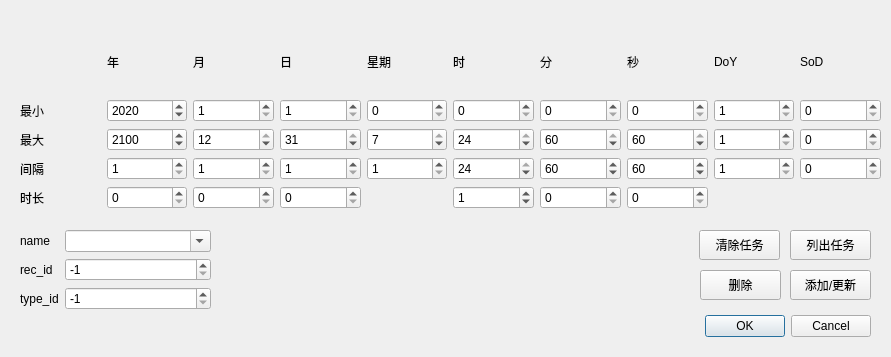
<?xml version="1.0" encoding="UTF-8"?>
<ui version="4.0">
 <class>Dialog</class>
 <widget class="QDialog" name="Dialog">
  <property name="geometry">
   <rect>
    <x>0</x>
    <y>0</y>
    <width>891</width>
    <height>357</height>
   </rect>
  </property>
  <property name="windowTitle">
   <string>Dialog</string>
  </property>
  <widget class="QDialogButtonBox" name="buttonBox">
   <property name="geometry">
    <rect>
     <x>700</x>
     <y>310</y>
     <width>171</width>
     <height>32</height>
    </rect>
   </property>
   <property name="orientation">
    <enum>Qt::Horizontal</enum>
   </property>
   <property name="standardButtons">
    <set>QDialogButtonBox::Cancel|QDialogButtonBox::Ok</set>
   </property>
  </widget>
  <widget class="QWidget" name="gridLayoutWidget">
   <property name="geometry">
    <rect>
     <x>20</x>
     <y>30</y>
     <width>861</width>
     <height>179</height>
    </rect>
   </property>
   <layout class="QGridLayout" name="gridLayout">
    <item row="2" column="7">
     <widget class="QSpinBox" name="sec_max">
      <property name="maximum">
       <number>60</number>
      </property>
      <property name="value">
       <number>60</number>
      </property>
     </widget>
    </item>
    <item row="0" column="4">
     <widget class="QLabel" name="week_label">
      <property name="text">
       <string>星期</string>
      </property>
     </widget>
    </item>
    <item row="4" column="0">
     <widget class="QLabel" name="t_long_label">
      <property name="text">
       <string>时长</string>
      </property>
     </widget>
    </item>
    <item row="3" column="7">
     <widget class="QSpinBox" name="sec_period">
      <property name="suffix">
       <string/>
      </property>
      <property name="prefix">
       <string/>
      </property>
      <property name="minimum">
       <number>1</number>
      </property>
      <property name="value">
       <number>60</number>
      </property>
     </widget>
    </item>
    <item row="3" column="0">
     <widget class="QLabel" name="period_label">
      <property name="text">
       <string>间隔</string>
      </property>
     </widget>
    </item>
    <item row="0" column="8">
     <widget class="QLabel" name="doy_label">
      <property name="text">
       <string>DoY</string>
      </property>
     </widget>
    </item>
    <item row="1" column="6">
     <widget class="QSpinBox" name="minu_min">
      <property name="maximum">
       <number>60</number>
      </property>
     </widget>
    </item>
    <item row="0" column="2">
     <widget class="QLabel" name="mon_label">
      <property name="text">
       <string>月</string>
      </property>
     </widget>
    </item>
    <item row="4" column="2">
     <widget class="QSpinBox" name="mon_long">
      <property name="minimum">
       <number>0</number>
      </property>
      <property name="maximum">
       <number>12</number>
      </property>
      <property name="value">
       <number>0</number>
      </property>
     </widget>
    </item>
    <item row="2" column="5">
     <widget class="QSpinBox" name="hour_max">
      <property name="maximum">
       <number>24</number>
      </property>
      <property name="value">
       <number>24</number>
      </property>
     </widget>
    </item>
    <item row="4" column="3">
     <widget class="QSpinBox" name="day_long">
      <property name="minimum">
       <number>0</number>
      </property>
      <property name="maximum">
       <number>31</number>
      </property>
      <property name="value">
       <number>0</number>
      </property>
     </widget>
    </item>
    <item row="1" column="1">
     <widget class="QSpinBox" name="year_min">
      <property name="minimum">
       <number>1970</number>
      </property>
      <property name="maximum">
       <number>9999</number>
      </property>
      <property name="value">
       <number>2020</number>
      </property>
     </widget>
    </item>
    <item row="1" column="7">
     <widget class="QSpinBox" name="sec_min"/>
    </item>
    <item row="1" column="4">
     <widget class="QSpinBox" name="week_min">
      <property name="minimum">
       <number>0</number>
      </property>
      <property name="maximum">
       <number>7</number>
      </property>
      <property name="value">
       <number>0</number>
      </property>
     </widget>
    </item>
    <item row="1" column="3">
     <widget class="QSpinBox" name="day_min">
      <property name="minimum">
       <number>1</number>
      </property>
      <property name="maximum">
       <number>31</number>
      </property>
     </widget>
    </item>
    <item row="3" column="6">
     <widget class="QSpinBox" name="minu_period">
      <property name="minimum">
       <number>1</number>
      </property>
      <property name="value">
       <number>60</number>
      </property>
     </widget>
    </item>
    <item row="3" column="2">
     <widget class="QSpinBox" name="mon_period">
      <property name="minimum">
       <number>1</number>
      </property>
      <property name="maximum">
       <number>12</number>
      </property>
     </widget>
    </item>
    <item row="1" column="2">
     <widget class="QSpinBox" name="mon_min">
      <property name="minimum">
       <number>1</number>
      </property>
      <property name="maximum">
       <number>12</number>
      </property>
     </widget>
    </item>
    <item row="2" column="3">
     <widget class="QSpinBox" name="day_max">
      <property name="minimum">
       <number>1</number>
      </property>
      <property name="maximum">
       <number>31</number>
      </property>
      <property name="value">
       <number>31</number>
      </property>
     </widget>
    </item>
    <item row="3" column="5">
     <widget class="QSpinBox" name="hour_period">
      <property name="minimum">
       <number>1</number>
      </property>
      <property name="maximum">
       <number>24</number>
      </property>
      <property name="value">
       <number>24</number>
      </property>
     </widget>
    </item>
    <item row="4" column="1">
     <widget class="QSpinBox" name="year_long">
      <property name="minimum">
       <number>0</number>
      </property>
      <property name="maximum">
       <number>9999</number>
      </property>
      <property name="value">
       <number>0</number>
      </property>
     </widget>
    </item>
    <item row="0" column="6">
     <widget class="QLabel" name="minu_label">
      <property name="text">
       <string>分</string>
      </property>
     </widget>
    </item>
    <item row="4" column="6">
     <widget class="QSpinBox" name="minu_long">
      <property name="minimum">
       <number>0</number>
      </property>
      <property name="maximum">
       <number>9999</number>
      </property>
      <property name="value">
       <number>0</number>
      </property>
     </widget>
    </item>
    <item row="2" column="4">
     <widget class="QSpinBox" name="week_max">
      <property name="minimum">
       <number>1</number>
      </property>
      <property name="maximum">
       <number>7</number>
      </property>
      <property name="value">
       <number>7</number>
      </property>
     </widget>
    </item>
    <item row="2" column="1">
     <widget class="QSpinBox" name="year_max">
      <property name="minimum">
       <number>1970</number>
      </property>
      <property name="maximum">
       <number>9999</number>
      </property>
      <property name="singleStep">
       <number>1</number>
      </property>
      <property name="value">
       <number>2100</number>
      </property>
     </widget>
    </item>
    <item row="4" column="5">
     <widget class="QSpinBox" name="hour_long">
      <property name="minimum">
       <number>0</number>
      </property>
      <property name="maximum">
       <number>24</number>
      </property>
      <property name="value">
       <number>1</number>
      </property>
     </widget>
    </item>
    <item row="0" column="5">
     <widget class="QLabel" name="hour_label">
      <property name="text">
       <string>时</string>
      </property>
     </widget>
    </item>
    <item row="1" column="0">
     <widget class="QLabel" name="min_label">
      <property name="text">
       <string>最小</string>
      </property>
     </widget>
    </item>
    <item row="1" column="5">
     <widget class="QSpinBox" name="hour_min">
      <property name="maximum">
       <number>24</number>
      </property>
     </widget>
    </item>
    <item row="2" column="0">
     <widget class="QLabel" name="max_label">
      <property name="text">
       <string>最大</string>
      </property>
     </widget>
    </item>
    <item row="4" column="7">
     <widget class="QSpinBox" name="sec_long">
      <property name="minimum">
       <number>0</number>
      </property>
      <property name="maximum">
       <number>9999</number>
      </property>
      <property name="value">
       <number>0</number>
      </property>
     </widget>
    </item>
    <item row="3" column="4">
     <widget class="QSpinBox" name="week_period">
      <property name="minimum">
       <number>1</number>
      </property>
     </widget>
    </item>
    <item row="2" column="6">
     <widget class="QSpinBox" name="minu_max">
      <property name="maximum">
       <number>60</number>
      </property>
      <property name="value">
       <number>60</number>
      </property>
     </widget>
    </item>
    <item row="3" column="1">
     <widget class="QSpinBox" name="year_period">
      <property name="minimum">
       <number>1</number>
      </property>
      <property name="maximum">
       <number>9999</number>
      </property>
     </widget>
    </item>
    <item row="0" column="7">
     <widget class="QLabel" name="sec_label">
      <property name="text">
       <string>秒</string>
      </property>
     </widget>
    </item>
    <item row="3" column="3">
     <widget class="QSpinBox" name="day_period">
      <property name="minimum">
       <number>1</number>
      </property>
     </widget>
    </item>
    <item row="0" column="3">
     <widget class="QLabel" name="day_label">
      <property name="text">
       <string>日</string>
      </property>
     </widget>
    </item>
    <item row="2" column="2">
     <widget class="QSpinBox" name="mon_max">
      <property name="minimum">
       <number>1</number>
      </property>
      <property name="maximum">
       <number>12</number>
      </property>
      <property name="value">
       <number>12</number>
      </property>
     </widget>
    </item>
    <item row="0" column="1">
     <widget class="QLabel" name="year_label">
      <property name="text">
       <string>年</string>
      </property>
     </widget>
    </item>
    <item row="0" column="9">
     <widget class="QLabel" name="sod_label">
      <property name="text">
       <string>SoD</string>
      </property>
     </widget>
    </item>
    <item row="3" column="8">
     <widget class="QSpinBox" name="doy_period">
      <property name="minimum">
       <number>1</number>
      </property>
      <property name="maximum">
       <number>366</number>
      </property>
      <property name="value">
       <number>1</number>
      </property>
     </widget>
    </item>
    <item row="2" column="8">
     <widget class="QSpinBox" name="doy_max">
      <property name="minimum">
       <number>1</number>
      </property>
      <property name="maximum">
       <number>366</number>
      </property>
      <property name="value">
       <number>1</number>
      </property>
     </widget>
    </item>
    <item row="1" column="8">
     <widget class="QSpinBox" name="doy_min">
      <property name="minimum">
       <number>1</number>
      </property>
      <property name="maximum">
       <number>366</number>
      </property>
      <property name="value">
       <number>1</number>
      </property>
     </widget>
    </item>
    <item row="1" column="9">
     <widget class="QSpinBox" name="sod_min">
      <property name="minimum">
       <number>0</number>
      </property>
      <property name="maximum">
       <number>86400</number>
      </property>
      <property name="singleStep">
       <number>1</number>
      </property>
      <property name="value">
       <number>0</number>
      </property>
     </widget>
    </item>
    <item row="2" column="9">
     <widget class="QSpinBox" name="sod_max">
      <property name="minimum">
       <number>0</number>
      </property>
      <property name="maximum">
       <number>86400</number>
      </property>
      <property name="singleStep">
       <number>1</number>
      </property>
      <property name="value">
       <number>0</number>
      </property>
     </widget>
    </item>
    <item row="3" column="9">
     <widget class="QSpinBox" name="sod_period">
      <property name="minimum">
       <number>0</number>
      </property>
      <property name="maximum">
       <number>86400</number>
      </property>
      <property name="singleStep">
       <number>1</number>
      </property>
      <property name="value">
       <number>0</number>
      </property>
     </widget>
    </item>
   </layout>
  </widget>
  <widget class="QWidget" name="formLayoutWidget">
   <property name="geometry">
    <rect>
     <x>20</x>
     <y>230</y>
     <width>191</width>
     <height>106</height>
    </rect>
   </property>
   <layout class="QFormLayout" name="formLayout">
    <item row="0" column="0">
     <widget class="QLabel" name="name_label">
      <property name="text">
       <string>name</string>
      </property>
     </widget>
    </item>
    <item row="1" column="0">
     <widget class="QLabel" name="recid_label">
      <property name="text">
       <string>rec_id</string>
      </property>
     </widget>
    </item>
    <item row="2" column="0">
     <widget class="QLabel" name="typeid_label">
      <property name="text">
       <string>type_id</string>
      </property>
     </widget>
    </item>
    <item row="1" column="1">
     <widget class="QSpinBox" name="recid_spin">
      <property name="minimum">
       <number>-1</number>
      </property>
      <property name="value">
       <number>-1</number>
      </property>
     </widget>
    </item>
    <item row="2" column="1">
     <widget class="QSpinBox" name="typeid_spin">
      <property name="minimum">
       <number>-1</number>
      </property>
      <property name="value">
       <number>-1</number>
      </property>
     </widget>
    </item>
    <item row="0" column="1">
     <widget class="QComboBox" name="name_comb">
      <property name="editable">
       <bool>true</bool>
      </property>
     </widget>
    </item>
   </layout>
  </widget>
  <widget class="QPushButton" name="add_to_db">
   <property name="geometry">
    <rect>
     <x>790</x>
     <y>270</y>
     <width>81</width>
     <height>30</height>
    </rect>
   </property>
   <property name="text">
    <string>添加/更新</string>
   </property>
  </widget>
  <widget class="QPushButton" name="list_out_tasks">
   <property name="geometry">
    <rect>
     <x>790</x>
     <y>230</y>
     <width>81</width>
     <height>30</height>
    </rect>
   </property>
   <property name="text">
    <string>列出任务</string>
   </property>
  </widget>
  <widget class="QPushButton" name="pushButton">
   <property name="geometry">
    <rect>
     <x>699</x>
     <y>230</y>
     <width>81</width>
     <height>30</height>
    </rect>
   </property>
   <property name="text">
    <string>清除任务</string>
   </property>
  </widget>
  <widget class="QPushButton" name="delete_db">
   <property name="geometry">
    <rect>
     <x>700</x>
     <y>270</y>
     <width>81</width>
     <height>30</height>
    </rect>
   </property>
   <property name="text">
    <string>删除</string>
   </property>
  </widget>
 </widget>
 <resources/>
 <connections>
  <connection>
   <sender>buttonBox</sender>
   <signal>accepted()</signal>
   <receiver>Dialog</receiver>
   <slot>accept()</slot>
   <hints>
    <hint type="sourcelabel">
     <x>248</x>
     <y>254</y>
    </hint>
    <hint type="destinationlabel">
     <x>157</x>
     <y>274</y>
    </hint>
   </hints>
  </connection>
  <connection>
   <sender>buttonBox</sender>
   <signal>rejected()</signal>
   <receiver>Dialog</receiver>
   <slot>reject()</slot>
   <hints>
    <hint type="sourcelabel">
     <x>316</x>
     <y>260</y>
    </hint>
    <hint type="destinationlabel">
     <x>286</x>
     <y>274</y>
    </hint>
   </hints>
  </connection>
 </connections>
</ui>
